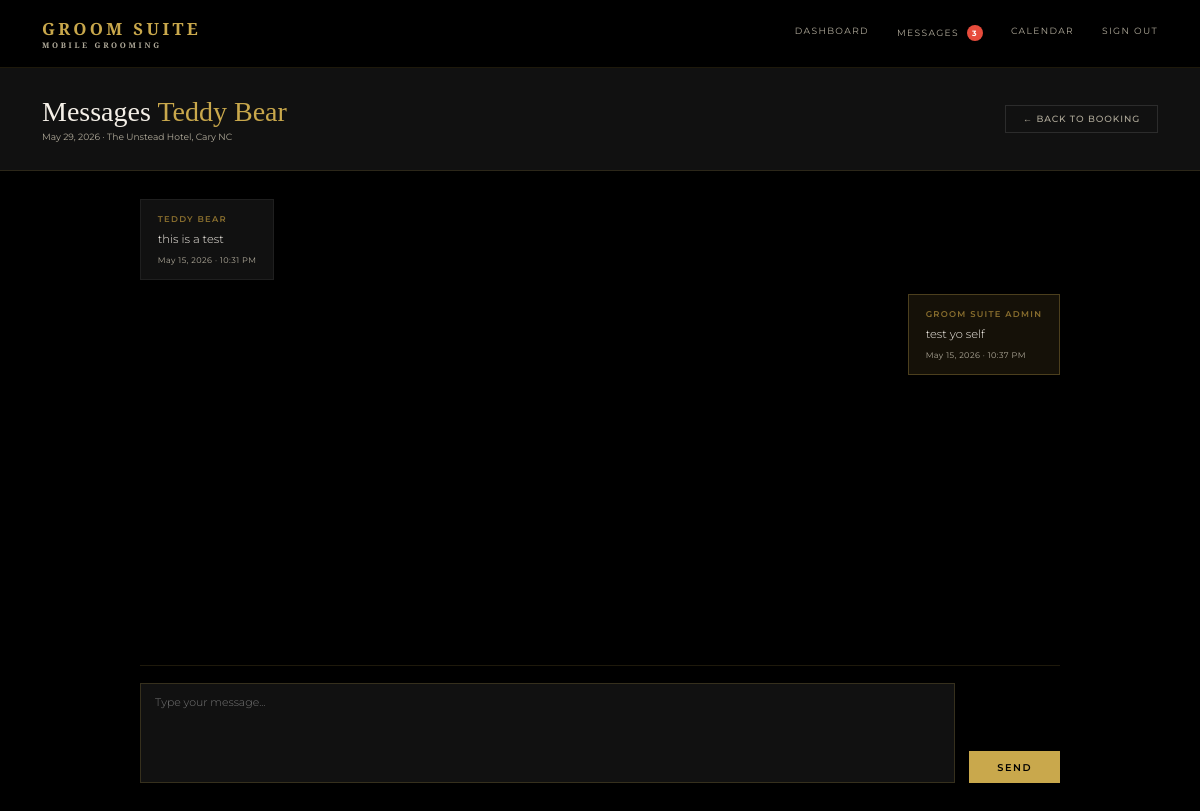
The page /admin/booking/1/messages (signed in) on the database as committed earlier.
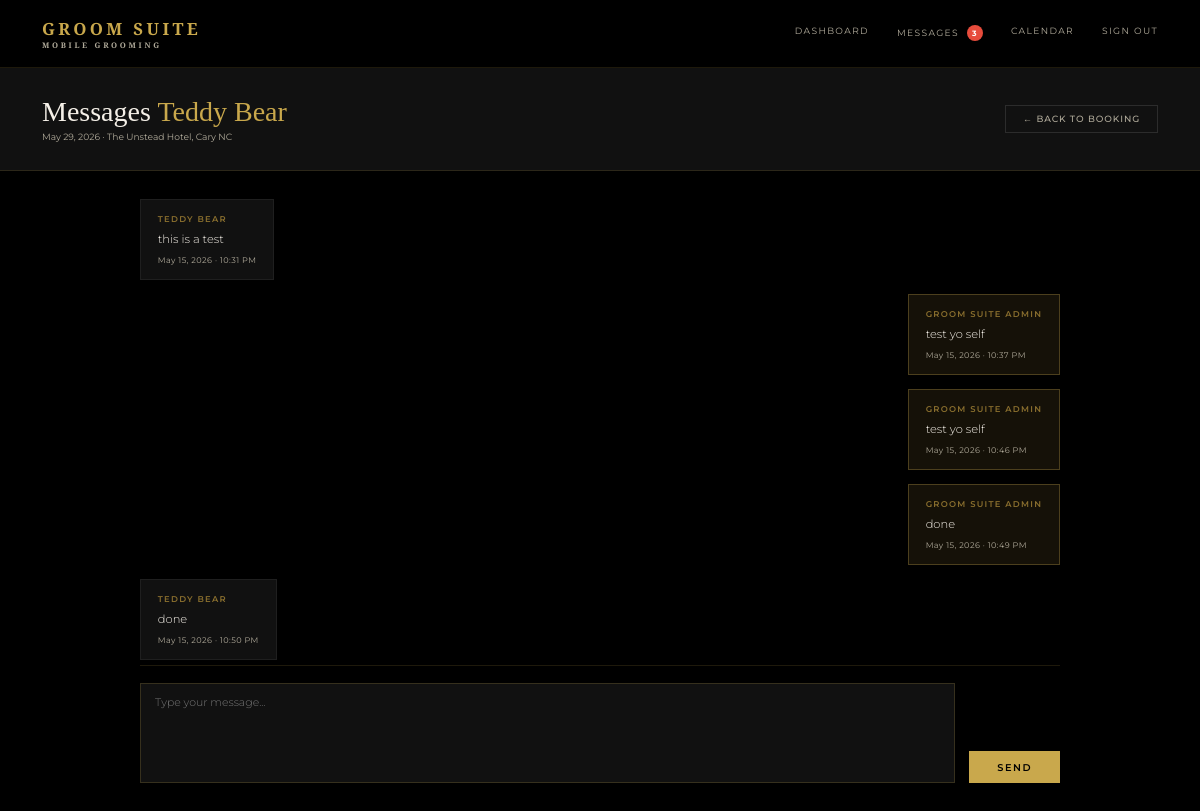
The same page on the database as committed later.
### models.py (models this page shows)
class Message(db.Model):
    id = db.Column(db.Integer, primary_key=True)
    booking_id = db.Column(db.Integer, db.ForeignKey('booking.id'), nullable=False)
    sender_id = db.Column(db.Integer, db.ForeignKey('user.id'), nullable=False)
    body = db.Column(db.Text, nullable=False)
    timestamp = db.Column(db.DateTime, default=datetime.utcnow)
    read = db.Column(db.Boolean, default=False)
    sender = db.relationship('User', foreign_keys=[sender_id])
    booking = db.relationship('Booking', foreign_keys=[booking_id])

class User(UserMixin, db.Model):
    id = db.Column(db.Integer, primary_key=True)
    name = db.Column(db.String(100), nullable=False)
    email = db.Column(db.String(120), unique=True, nullable=False)
    password = db.Column(db.String(200), nullable=False)
    role = db.Column(db.String(20), default='client')
    phone = db.Column(db.String(20))
    password_changed = db.Column(db.Boolean, default=False)
    bookings = db.relationship('Booking', backref='client', lazy=True)

### routes.py (the view, shortened to what this page needs)
    @app.route('/admin/booking/<int:id>/messages', methods=['GET', 'POST'])
    @login_required
    @admin_required
    def admin_messages(id):
        booking = Booking.query.get_or_404(id)
        from models import Message
        messages = Message.query.filter_by(booking_id=booking.id).order_by(Message.timestamp).all()
        for message in messages:
            if message.sender_id != current_user.id:
                message.read = True
        db.session.commit()
        return render_template('admin/messages.html', booking=booking, messages=messages)

### app.py (called while the page is built)
@app.template_filter('format_date')
def format_date(value):
    try:
        return datetime.strptime(value, '%Y-%m-%d').strftime('%B %d, %Y')
    except:
        return value

### auth.py (called while the page is built)
def register_routes(app, login_manager):
    @login_manager.user_loader
    def load_user(user_id):
        return db.session.get(User, int(user_id))
    @app.route('/login', methods=['GET', 'POST'])
    def login():
        if request.method == 'POST':
            email = request.form.get('email')
            password = request.form.get('password')
            user = User.query.filter_by(email=email).first()
            if user and check_password_hash(user.password, password):
                login_user(user)
                if user.role == 'admin':
                    return redirect(url_for('index'))
                return redirect(url_for('portal'))
            flash('Invalid email or password')
        return render_template('login.html')
    @app.route('/logout')
    @login_required
    def logout():
        logout_user()
        return redirect(url_for('index'))

### templates/admin/messages.html (shortened to what this page needs)
{% extends 'base.html' %}
{% block content %}
<div class="admin-header">
  <div>
    <h1 class="admin-title">Messages <span>{{ booking.client.name }}</span></h1>
    <p class="admin-meta">{{ booking.wedding_date | format_date }} · {{ booking.venue }}</p>
  </div>
  <a href="{{ url_for('booking_detail', id=booking.id) }}" class="btn-ghost">← Back to Booking</a>
</div>
<div class="messages-wrapper">
  <div class="messages-thread">
    {% if messages %}
      {% for message in messages %}
      <div class="message-row {% if message.sender_id == current_user.id %}message-sent{% else %}message-received{% endif %}">
        <div class="message-bubble">
          <div class="message-sender">{{ message.sender.name }}</div>
          <div class="message-body">{{ message.body }}</div>
          <div class="message-time">{{ message.timestamp.strftime('%b %d, %Y · %I:%M %p') }}</div>
        </div>
      </div>
      {% endfor %}
    {% else %}
      <div class="empty-state">
        <p>No messages yet. Send a message to the groom below.</p>
      </div>
    {% endif %}
  </div>
  <div class="message-compose">
    <form method="POST" action="{{ url_for('admin_messages', id=booking.id) }}">
      <div class="message-input-row">
        <textarea name="body" placeholder="Type your message..." required></textarea>
        <button type="submit" class="btn-gold">Send</button>
      </div>
    </form>
  </div>
</div>
{% endblock %}

Rows that differ between the two databases and show on the page:
added Message: sender.name "GROOM SUITE ADMIN", body "test yo self", timestamp "May 15, 2026 · 10:46 PM"
added Message: sender.name "GROOM SUITE ADMIN", body "done", timestamp "May 15, 2026 · 10:49 PM"
added Message: sender.name "TEDDY BEAR", body "done", timestamp "May 15, 2026 · 10:50 PM"
